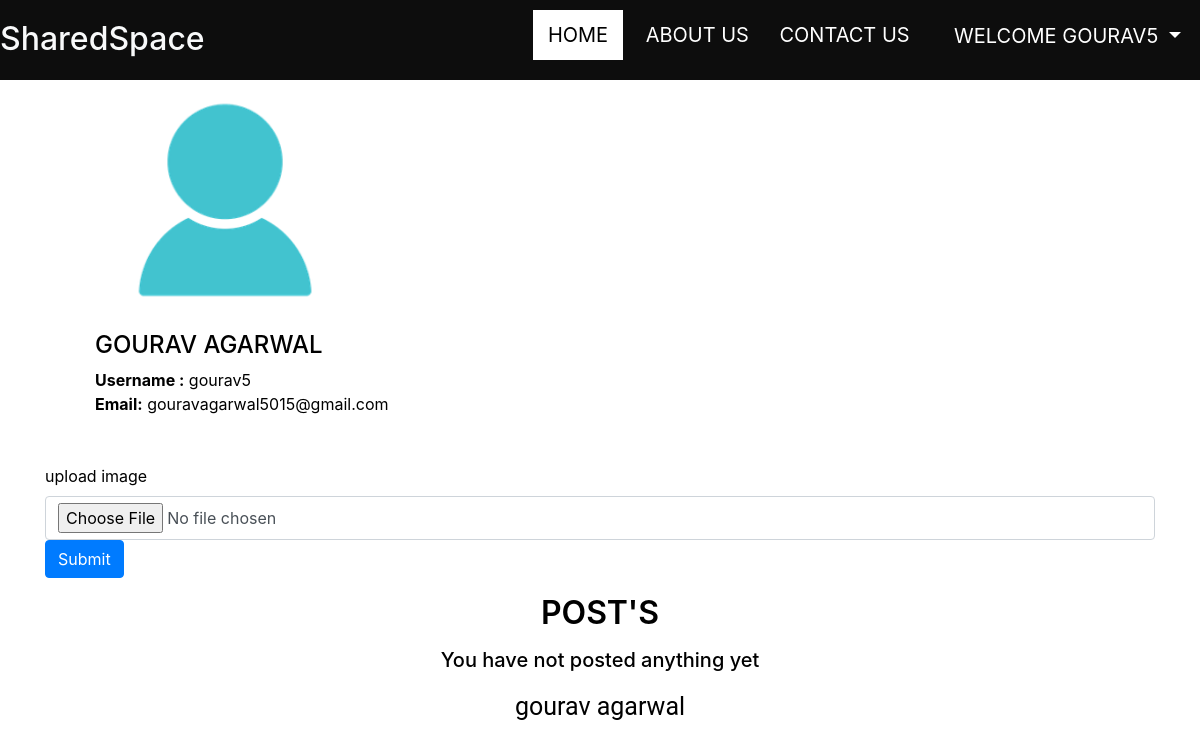
Page /home/profile/gourav5 (signed in) on the committed database.
### myweb1/models.py (models this page shows, shortened)
class userprofile(models.Model):
    idno=models.BigAutoField(primary_key=True)
    about=models.TextField(null=True ,default=None ,blank=True)
    user=models.ForeignKey(User,on_delete=models.CASCADE)
    firstname=models.CharField(max_length=50)
    lastname=models.CharField(max_length=50)
    email=models.CharField(max_length=50)
    username=models.CharField(max_length=50)
    slug=models.CharField(max_length=100)
    image=models.ImageField(upload_to="myweb1/media",default="/myweb1/media/download.jpg",blank=True)
    verification=models.BooleanField(blank=True,null=True,default=0)

### myweb1/views.py (the view, shortened to what this page needs)
# urls.py: path("home/profile/<str:slug>",views.profile),
def profile(request,slug):
    profiles=userprofile.objects.filter(slug=slug).first()
    userpost=post.objects.all().filter(author=slug)
    if profiles==None:
        return redirect("/home")
    context={"profile":profiles ,"posts":userpost}
    return render(request ,"profile.html" ,context)

### templates/profile.html (shortened to what this page needs)
{% extends "index.html" %}
{% load static %}
{% block homeactive %}class="active"{% endblock homeactive %}
{% block body %}
<div class="container ">
    <div class=" col-md-2 my-0 d-inline-block  ">
        <img src=/media/{{profile.image}} alt="" class="img-rounded img-responsive image" height="230px" />
    </div>
    <div class=" col-md-10 w-50 my-3 profile d-inline-block">
        <h4>{{profile.firstname |upper}} {{profile.lastname |upper}}
        </h4>
        <b>Username :</b> {{profile.username}}
        <p>
             <b>Email:</b> {{profile.email}}
            <br />
    </div>
</div>
{% ifequal request.user.username profile.username %}
<form action="/home/profile/{{request.user}}" method="POST" enctype="multipart/form-data">
    <div class="container">
            <label for="uploadimage">upload image</label>
            <input type="file" class="form-control row-7" id="upload image" aria-describedby="emailHelp"
                 name='image'  required>
<button type="submit" class="btn btn-primary">Submit</button>
</div>
</form>
{% endifequal %}
<div class="container">
    <h1 class="text-center ml-8 my-3">Post's</h1>
</div>
{% if posts %}
{% for post in posts %}
<div class="container my-2">
    <div class="card w-100">
        <div class="card-body">
            <h5 class="card-title text-dark">{{post.title}}</h5>
            <div class="preview">
                <p class="card-text text-dark">{{post.content | truncatechars:500 | safe}}</p>
            </div>
            <a href="/allblogs/{{post.postslug}}" class="btn btn-primary my-3">Show more</a>
        </div>
    </div>
</div>
{% endfor %}
{% else %}
<div class="container text-center">
    <h5> You have not posted anything yet</h5>
</div>
{% endif %}
{% endblock body %}

### templates/index.html (shortened to what this page needs)
<!DOCTYPE html>
<html lang="en">
  <head>
{% load static %}
<link rel="stylesheet" href="https://cdnjs.cloudflare.com/ajax/libs/font-awesome/4.7.0/css/font-awesome.min.css">
<link href="//maxcdn.bootstrapcdn.com/bootstrap/4.0.0/css/bootstrap.min.css" rel="stylesheet" id="bootstrap-css">
    <link rel="stylesheet "  href= "{% static 'style.css' %}">
  </head>
  <body>
<header>
<div id="nav-bar" >
<ul>
<a href="/home"><li {% block homeactive %}{% endblock homeactive %}>HOME</li></a>
<a href="/aboutus/"><li {% block aboutactive %}{% endblock aboutactive %}>ABOUT US</li></a>
<a href="/contact/"><li {% block contactusactive %}{% endblock contactusactive %}>CONTACT US</li></a>
{%  if request.user.is_anonymous %}
<a href="/first/"><li {% block loginactive %}{% endblock loginactive %}>LOGIN</li></a>
<a href="/signup/"><li {% block signupactive %}{% endblock signupactive %} >SIGNUP</li></a>
{% else %}
<li class="welcome pl-0 pr-0 "></li><button class=" buttonc btn btn-none dropdown-toggle btn-lg pt-1" type="button" id="dropdownMenuButton" data-toggle="dropdown" aria-haspopup="true" aria-expanded="false">
 WELCOME {{request.user.username| upper }}
</button>
{% endif %}
</ul>
</div>
</header>
{% block body %}
{% endblock body %}
<footer class="my-3">gourav agarwal</footer>
  </body>
</html>

### myweb1/static/style.css (style rules this page uses)
body { width:100%; background-color:white !important; background-position:center; background-size:cover; color:black; max-width:100%; }
#nav-bar { height: 80px; width: 100%; background-color: #0d0d0d; }
#nav-bar ul { padding:0px 2px; float:right; margin-top:5px; color:white; }
ul li { color:white; cursor:pointer; margin:5px; padding:10px 8px; font-size:20px; list-style:none; display:inline-block; }
.buttonc { background-color: transparent !important; color: white !important; margin: 0px !important; }
.active { padding:10px 15px; background-color:white; color:black; }
a { color: #92badd; display:inline-block; text-decoration: none; font-weight: 400; }
h1 { text-align: center; font-size: 32px; font-weight: 600; text-transform: uppercase; color:black; }
footer { position:unset; bottom:0px; width:100%; height:40px; font-size:25px; background:white; color:black; text-align:center; margin-bottom:0px; padding:10px,0px; font-family:'Roboto'; }

### templates/profile.html (style rules this page uses)
.profile { padding-left: 50px; }
.image { padding-left: 50px !important; margin-top: 5px !important; }

### rows in the picture
userprofile: image (picture), firstname "GOURAV", lastname "AGARWAL", username "gourav5", email "gouravagarwal5015@gmail.com"

### other values in the picture
{{ request.user.username| upper }} "GOURAV5"
